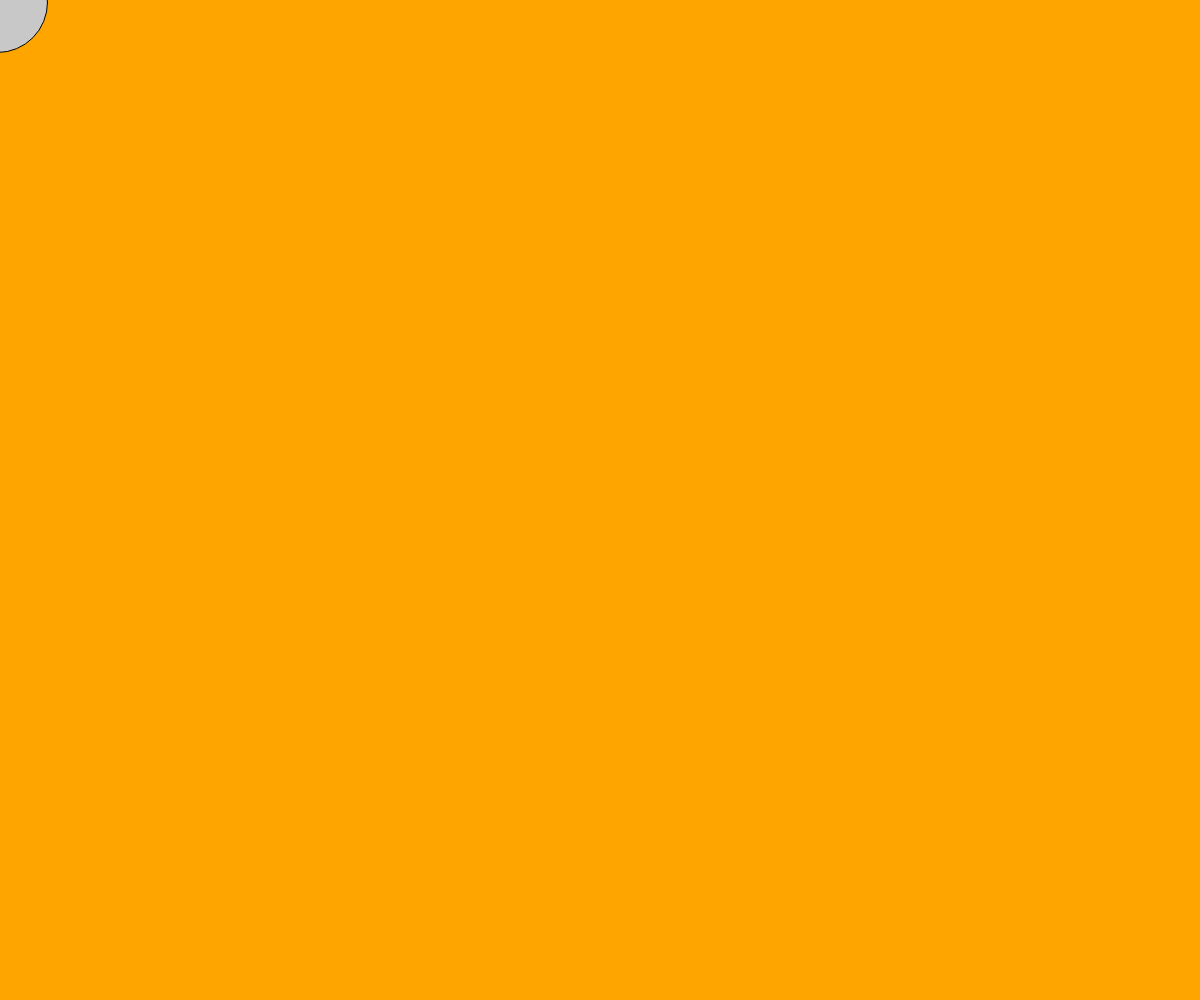
Frame 1 (no input)
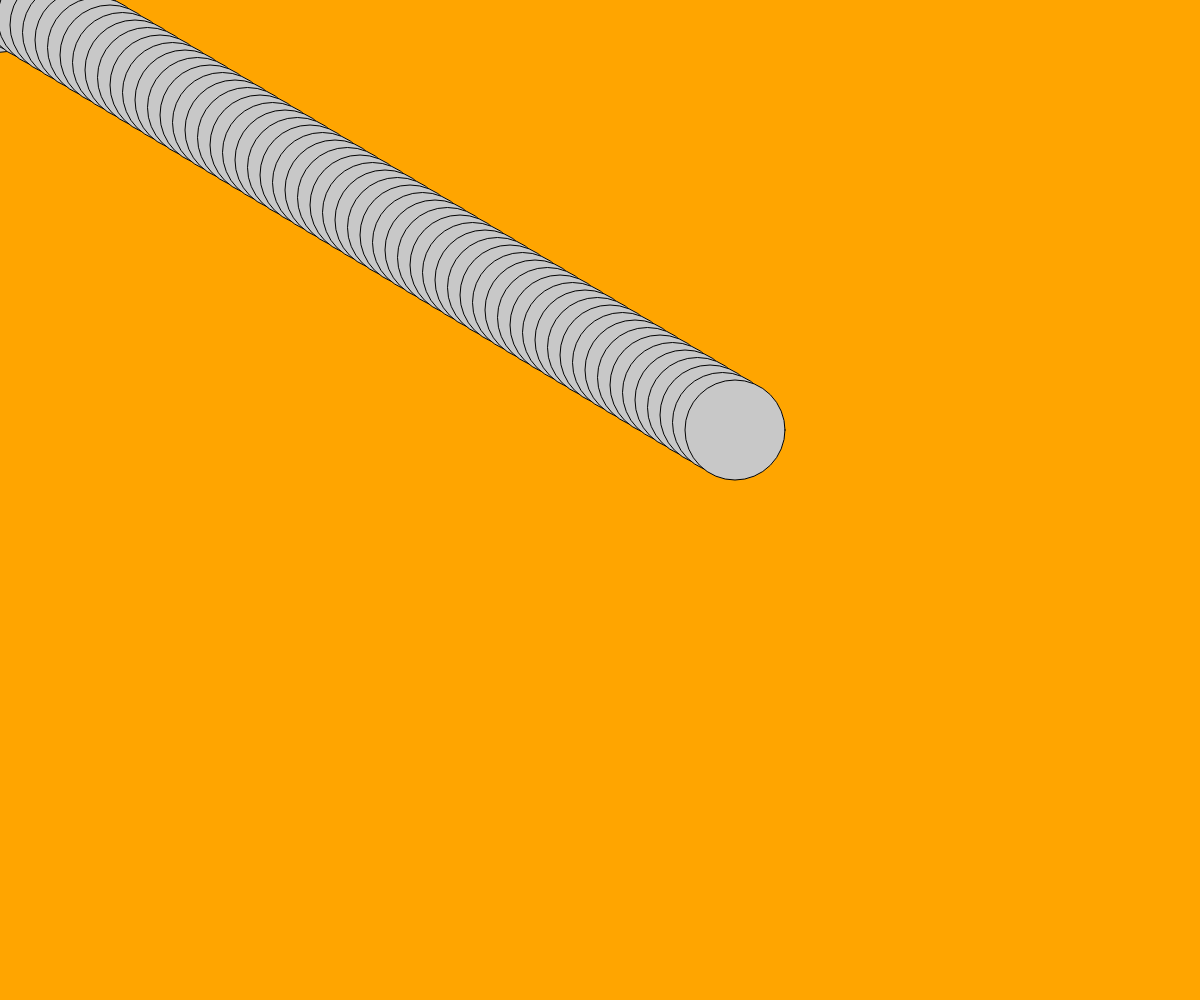
Frame 60 (no input)
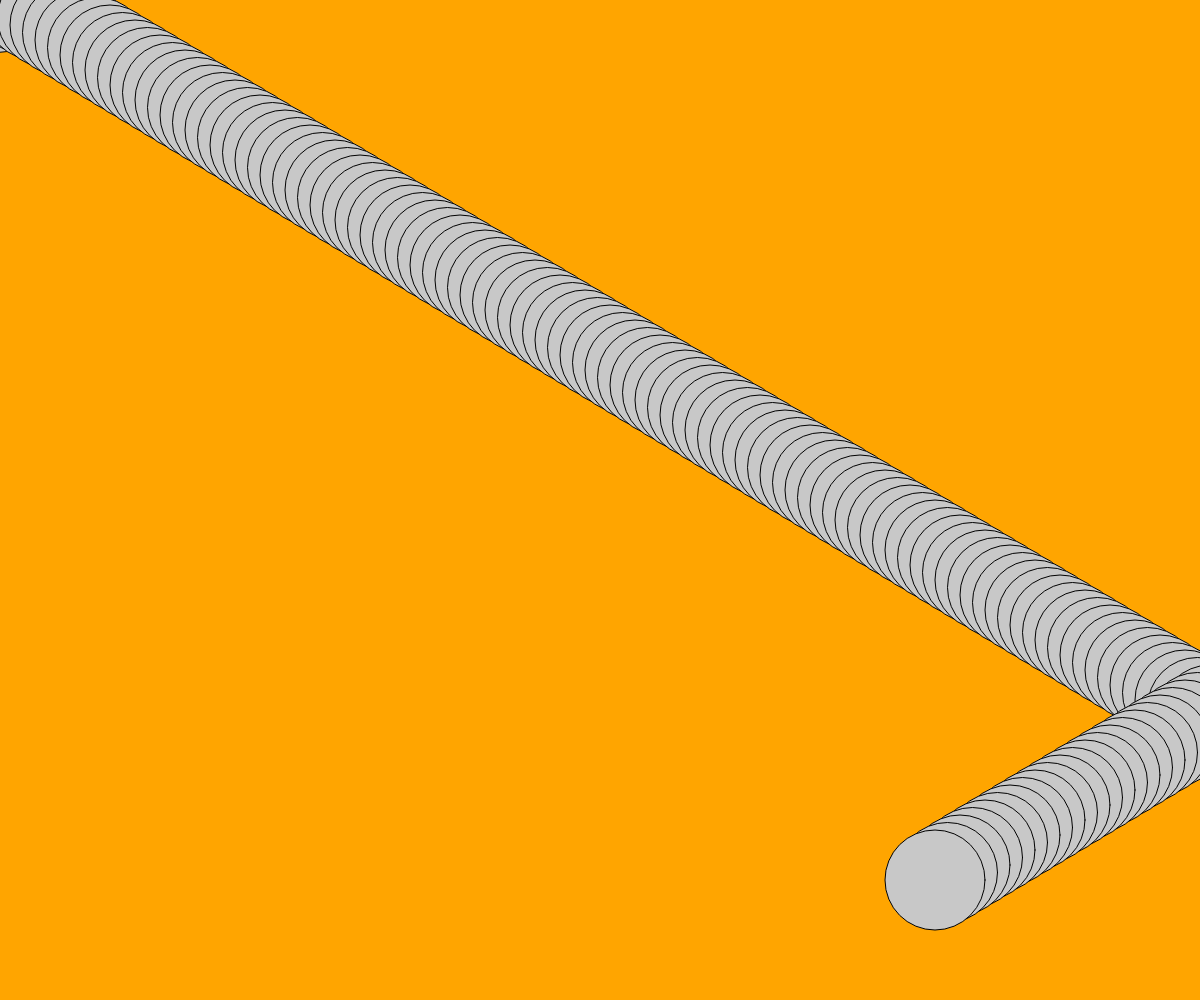
Frame 120 (the mouse pressed at the canvas centre since frame 60)

The p5.js sketch that drew these frames (run headless with seeded random() and noise() and a simulated clock; from frame 60 on, the mouse is pressed at the canvas centre):

// p5.js sketch
// ── sketch.js
// Setting the variable 'ball', creating parameters for that ball
let ball = {};
ball.width = 100;
ball.x = 10;
ball.y = 10;
ball.delta_x = 2.5;
ball.delta_y = .5;
ball.scale_x = -5;
ball.scale_y = -15;
// Creating the canvas
function setup() {
    createCanvas(windowWidth, windowHeight);
    background('orange');
}
//Draw function, operates continuously
function draw() {

    ball.x += ball.delta_x * ball.scale_x;

    ball.y += ball.delta_y * ball.scale_y;

//Creating Ceiling for the X axis if ball.x is greater than width of canvas or <= 0, then changes the direction of the ball.
    if (ball.x >= width || ball.x <= 0) {
        ball.delta_x = -1 * ball.delta_x;
    }
//Creating Ceiling for the X axis if ball.x is greater than width of canvas or <= 0
    if (ball.y >= height || ball.y <= 0) {
        ball.delta_y = -1 * ball.delta_y;
    }
// creating the white circle that comprises the ball
    fill(200);
    ellipse(ball.x, ball.y, ball.width, ball.width);
}
